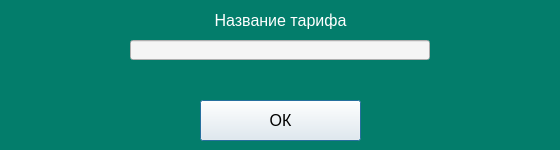
<?xml version="1.0" encoding="UTF-8"?>
<ui version="4.0">
 <class>Dialog</class>
 <widget class="QDialog" name="Dialog">
  <property name="geometry">
   <rect>
    <x>0</x>
    <y>0</y>
    <width>560</width>
    <height>150</height>
   </rect>
  </property>
  <property name="windowTitle">
   <string>Dialog</string>
  </property>
  <property name="styleSheet">
   <string notr="true">background-color: rgb(3, 125, 107)</string>
  </property>
  <widget class="QLineEdit" name="rate">
   <property name="geometry">
    <rect>
     <x>130</x>
     <y>40</y>
     <width>300</width>
     <height>20</height>
    </rect>
   </property>
   <property name="styleSheet">
    <string notr="true">font-size: 16px;
font: &quot;Yu Gothic UI Semibold&quot;;
background-color: rgb(245, 245, 245)</string>
   </property>
   <property name="text">
    <string/>
   </property>
  </widget>
  <widget class="QLabel" name="label_3">
   <property name="geometry">
    <rect>
     <x>130</x>
     <y>10</y>
     <width>301</width>
     <height>20</height>
    </rect>
   </property>
   <property name="styleSheet">
    <string notr="true">color: rgb(255, 255, 255);
font-size: 16px;
font: &quot;Arial Black&quot;;</string>
   </property>
   <property name="text">
    <string>Название тарифа</string>
   </property>
   <property name="alignment">
    <set>Qt::AlignCenter</set>
   </property>
  </widget>
  <widget class="QPushButton" name="OKbutton">
   <property name="geometry">
    <rect>
     <x>200</x>
     <y>100</y>
     <width>161</width>
     <height>41</height>
    </rect>
   </property>
   <property name="styleSheet">
    <string notr="true">font-size: 16px;
font: &quot;Yu Gothic UI Semibold&quot;;
background-color: rgb(245, 245, 245)</string>
   </property>
   <property name="text">
    <string>ОК</string>
   </property>
  </widget>
  <widget class="QLabel" name="error">
   <property name="geometry">
    <rect>
     <x>10</x>
     <y>70</y>
     <width>541</width>
     <height>21</height>
    </rect>
   </property>
   <property name="styleSheet">
    <string notr="true">color: red;
font-size: 16px;
font: 16pt &quot;Franklin Gothic Demi&quot;;</string>
   </property>
   <property name="text">
    <string/>
   </property>
   <property name="alignment">
    <set>Qt::AlignCenter</set>
   </property>
  </widget>
 </widget>
 <resources/>
 <connections/>
</ui>
